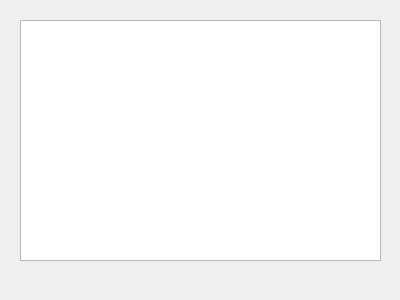
<?xml version="1.0" encoding="UTF-8"?>
<ui version="4.0">
 <class>TableForm</class>
 <widget class="QWidget" name="TableForm">
  <property name="geometry">
   <rect>
    <x>0</x>
    <y>0</y>
    <width>400</width>
    <height>300</height>
   </rect>
  </property>
  <property name="windowTitle">
   <string>Form</string>
  </property>
  <widget class="QTableView" name="tableView">
   <property name="geometry">
    <rect>
     <x>20</x>
     <y>20</y>
     <width>361</width>
     <height>241</height>
    </rect>
   </property>
  </widget>
 </widget>
 <resources/>
 <connections/>
</ui>
